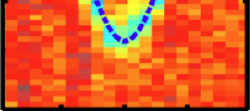
#> input picture curvature/data/zhu2010.png, 250 x 111 px
$ python curvature.py
#> lines starting #> are read from the running program, lines starting #| are printed output that depends on the picture
from PIL import Image
import numpy as np
import matplotlib.pyplot as plt
from scipy.optimize import curve_fit
plt.style.use('ilya_plot')


def parabolla(x, a, b, c):
    return a * x**2 + b * x + c


def fitParabolla(dataToFit):
    popt, pcov = curve_fit(parabolla, dataToFit[0], dataToFit[1])
    return popt, pcov


def fitPlotParabolla(tempArray, tempAxis):
    # 1 - fit the parabolla
    fitting, error = fitParabolla(tempArray)
    x = np.linspace(min(tempArray[0]), max(tempArray[0]), 1000)
    y = parabolla(x, fitting[0], fitting[1], fitting[2])

    # 2 - plot
    tempAxis.plot(x, y)
    tempAxis.scatter(tempArray[0], tempArray[1], color="C3", marker=".")
    tempAxis.set_title("%.1f" % (fitting[0] * 2), fontdict={'fontsize': 12})


def delete(entriesToDelete, arrayIn):
    for i in entriesToDelete:
        # 1 - set entires to NAN
        arrayIn[0][i] = np.NAN
        arrayIn[1][i] = np.NAN

    # 2 - delete entries that were set to NAN
    arrayX = arrayIn[0][~np.isnan(arrayIn[0])]
    arrayY = arrayIn[1][~np.isnan(arrayIn[1])]

    # 3 - set to new array
    newArray = np.zeros((2, len(arrayX)))
    newArray[0] = arrayX
    newArray[1] = arrayY

    return newArray


def extractPoints(imageName, r, g, b, xRange, yRange):
    """
    Take an image and using the supplied r, g, b values get a coordinate list
    r[low, high];
    g[low, high];
    b[low, high];
    xRange[low,high];
    yRange[low,high];
    """
#> called with imageName = 'data/zhu2010.png'
    # 1 - load the image
    paperImage = (Image.open(imageName))
#> paperImage is the input picture: PIL image 250x111 RGBA; mean R, G, B, A 219.4, 90.5, 38.4, 255

    # 2 - prepare data arrays using image
    array4c = np.asarray(paperImage)
    array3c = np.zeros((len(array4c), len(array4c[0]), 3), dtype=np.uint8)
#> array3c: shape (111, 250, 3); every value is 0
    xLen = len(array4c)
#> xLen = 111
    yLen = len(array4c[0])
#> yLen = 250

    xCoord = []
    yCoord = []
    # 3 - select only the points that are present in the image
    for i in range(0, len(array4c)):
        for j in range(0, len(array4c[0])):
            if ((array4c[i][j][0] <= r[1]) and (array4c[i][j][0] >= r[0]) and
                (array4c[i][j][1] <= g[1]) and (array4c[i][j][1] >= g[0]) and
                    (array4c[i][j][2] <= b[1]) and (array4c[i][j][2] >= b[0])):
                # a) keep the colour
                array3c[i][j][0] = array4c[i][j][0]
                array3c[i][j][1] = array4c[i][j][1]
                array3c[i][j][2] = array4c[i][j][2]
                # b) fill out coordinate
                x = xRange[0] + float(xRange[1] - xRange[0]
                                      ) * float(j) / float(yLen)
                # this is mish mash trial and error
                y = yRange[1] - float(yRange[1] - yRange[0]
                                      ) * float(i) / float(xLen)
                xCoord.append(x)
                yCoord.append(y)
            else:
                array3c[i][j][0] = 255
                array3c[i][j][1] = 255
                array3c[i][j][2] = 255
#> this loop made 111 passes
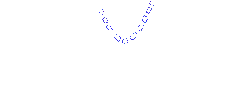
#> array3c: shape (111, 250, 3); mean R, G, B 254.4, 254.4, 254.9
#> after the loop, xCoord = 84 values, max 0.00224 at index 3, min -0.00208 at index 13, mean 0.000251; yCoord = 84 values, max 7.95 at index 0, min 5.68 at index 83, mean 6.66

    reconstructedImage = Image.fromarray(array3c, 'RGB')
    reconstructedImage.show()

    return np.column_stack((xCoord, yCoord)).transpose()


def testColour(imageName):
    """
    tests the colour of a certain portion of an image
    """
    paperImage = (Image.open(imageName))
    tempArray = np.asarray(paperImage)
    print(tempArray)
    return tempArray


if (__name__ == "__main__"):
    # 1 - extract data points
    zhu2010 = extractPoints("data/zhu2010.png", [20, 100], [20, 100], [
        100, 250], [-0.01, 0.01], [2, 8])
    stern2014 = extractPoints("data/stern2014.png", [230, 260], [0, 2], [
        0, 30], [-0.003, 0.003], [8.4, 9])
#> call 2 of extractPoints, with imageName = 'data/stern2014.png'
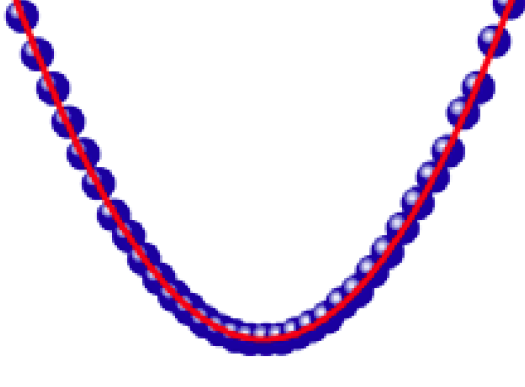
#> input picture curvature/data/stern2014.png, 525 x 387 px
#> in extractPoints, paperImage is the input picture: PIL image 525x387 RGBA; mean R, G, B, A 235.8, 227, 240.6, 255
#> in extractPoints (call 2), `array3c = np.zeros((len(array4c), len(array4c[0]), 3), dtype=np.uint8)`: array3c: shape (387, 525, 3); every value is 0
#> in extractPoints (call 2), `xLen = len(array4c)`: xLen = 387
#> in extractPoints (call 2), `yLen = len(array4c[0])`: yLen = 525
#> after the loop in extractPoints (call 2), `for i in range(0, len(array4c)):`:
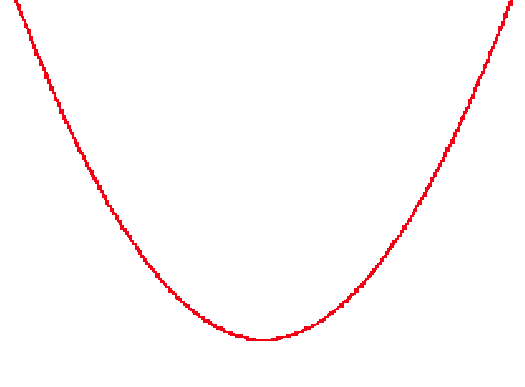
#> array3c: shape (387, 525, 3); mean R, G, B 254.8, 251.1, 251.4
#> after the loop in extractPoints (call 2), `for i in range(0, len(array4c)):`: xCoord = 3084 values, max 0.00285 at index 6, min -0.00284 at index 0, mean -4.65e-06; yCoord = 3084 values, max 9 at index 0, min 8.47 at index 3052, mean 8.7
    gustavsson2012 = extractPoints("data/gustavsson2012.png", [60, 140], [60, 120], [
        160, 180], [-0.005, 0.005], [2, 4])
#> call 3 of extractPoints, with imageName = 'data/gustavsson2012.png'
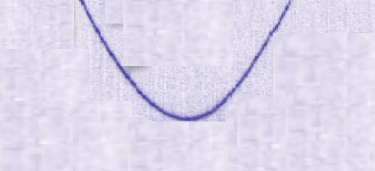
#> input picture curvature/data/gustavsson2012.png, 375 x 171 px
#> in extractPoints, paperImage is the input picture: PIL image 375x171 RGBA; mean R, G, B, A 222, 216.8, 235.6, 255
#> in extractPoints (call 3), `array3c = np.zeros((len(array4c), len(array4c[0]), 3), dtype=np.uint8)`: array3c: shape (171, 375, 3); every value is 0
#> in extractPoints (call 3), `xLen = len(array4c)`: xLen = 171
#> in extractPoints (call 3), `yLen = len(array4c[0])`: yLen = 375
#> after the loop in extractPoints (call 3), `for i in range(0, len(array4c)):`: xCoord = 504 values, max 0.00265 at index 5, min -0.00284 at index 2, mean -7.06e-05; yCoord = 504 values, max 3.99 at index 0, min 2.6 at index 495, mean 3.08

    # 2 - fit parabolla and plot
    plt.ion()
    plt.close('all')
    fig = plt.figure(figsize=(20, 7))
    ax = fig.subplots(nrows=1, ncols=3)
    fitPlotParabolla(zhu2010, ax[0])
#> in fitParabolla, `popt, pcov = curve_fit(parabolla, dataToFit[0], dataToFit[1])`: popt = [422802.9, 52.93, 5.85]; pcov = [[238412120.6, -54551.7, -438.8], [-54551.7, 240.3, 0.0431], [-438.8, 0.0431, 0.00124]]
#> in fitPlotParabolla, `fitting, error = fitParabolla(tempArray)`: fitting = [422802.9, 52.93, 5.85]; error has the same summary as pcov in fitParabolla
#> in fitPlotParabolla, `y = parabolla(x, fitting[0], fitting[1], fitting[2])`: y = 1000 values, max 8.09 at index 999, min 5.85 at index 467, mean 6.51
    fitPlotParabolla(stern2014, ax[1])
    fitPlotParabolla(gustavsson2012, ax[2])
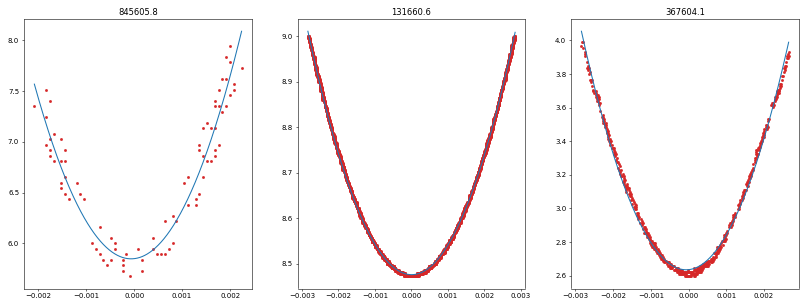
#> figure drawn by matplotlib, 3 panels; panel 1: curve peaks at x = 0.00224, y = 8.09; panel 2: curve peaks at x = -0.00284, y = 9.01; panel 3: curve peaks at x = -0.00284, y = 4.05
